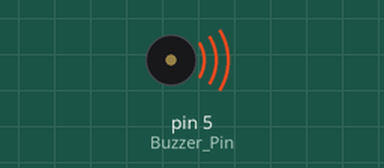
Bench run of a sketch on a simulated Arduino Uno, built with avr-gcc and run on an emulated ATmega328P. Parts: buzzer (waves = sounding, pin HIGH).

Above: at 0.07 s.
At 4.44 s:
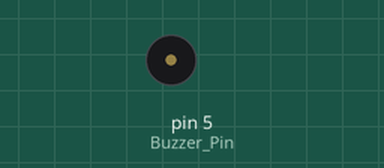
Timing chart, 0 to 4.7 s (numbered marks = the images above):
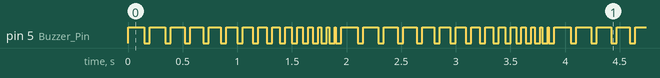

The sketch:

_1_Buzzer_2.ino
```cpp
int Buzzer_Pin = 5; // 변수 Buzzer_Pin을 5라 선언
int i ; // 정수형 변수 i를 선언

void setup() {
  pinMode(Buzzer_Pin, OUTPUT); // 디지털 핀 5번을 출력으로 설정
}

void loop() {
  for (i = 15; i >= 1; i--) { // 점점 빨라지는 박자의 소리를 만듬
    digitalWrite(Buzzer_Pin, HIGH);
    delay(10 * i);
    digitalWrite(Buzzer_Pin, LOW);
    delay(50);
  }
}
```

Measured:
- by itself, pin 5 (Buzzer_Pin): moves between LOW and HIGH, repeating every 2.0 s
